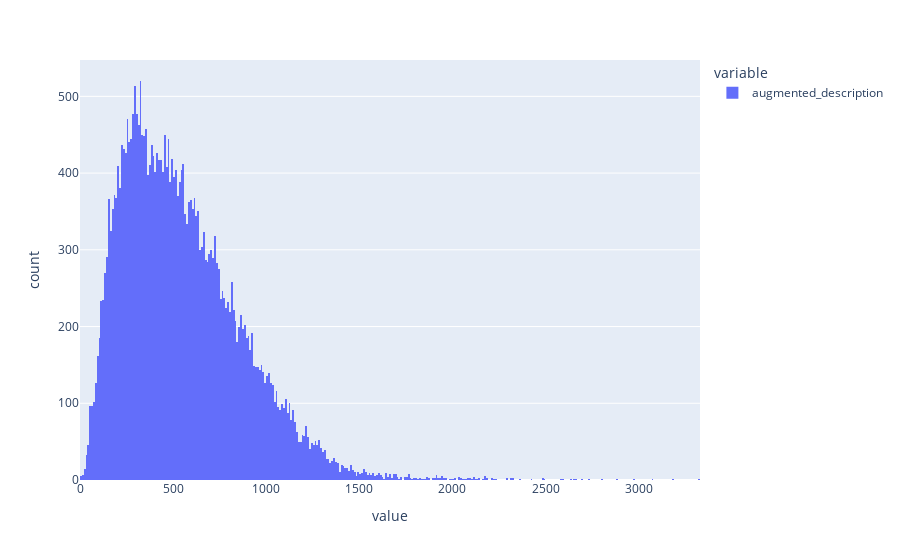

The code cell stored with this chart in its notebook:
### Code cell
px.histogram(jobs_data['augmented_description'].apply(lambda x: len(x.split(' '))))

### Figure 1 — Plotly figure (JSON) as saved in the notebook; plotly's stock layout.template omitted (floating-point values rounded to 4 significant figures; data arrays with more than 128 entries replaced by an {"elided": "..."} marker saying what was removed)
{"data": [{"alignmentgroup": "True", "bingroup": "x", "hovertemplate": "variable=augmented_description<br>value=%{x}<br>count=%{y}<extra></extra>", "legendgroup": "augmented_description", "marker": {"color": "#636efa", "pattern": {"shape": ""}}, "name": "augmented_description", "offsetgroup": "augmented_description", "orientation": "v", "showlegend": true, "type": "histogram", "x": {"elided": "33105 int values"}, "xaxis": "x", "yaxis": "y"}], "layout": {"barmode": "relative", "legend": {"title": {"text": "variable"}, "tracegroupgap": 0}, "margin": {"t": 60}, "xaxis": {"anchor": "y", "domain": [0, 1], "title": {"text": "value"}}, "yaxis": {"anchor": "x", "domain": [0, 1], "title": {"text": "count"}}}}
